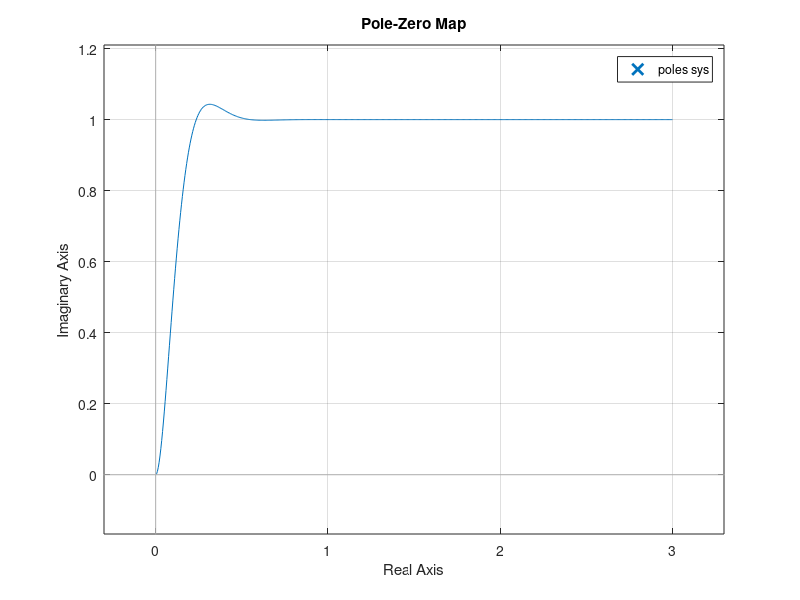

MATLAB code to generate this figure:
%% 计算牵引电机的 step 响应   
%% 调用 step() 时, 如果等号左边置空, 则绘制输出响应.
clear;
clc;

num = [5400];
den = [2, 2.5, 5402];
sys = tf(num, den);
t = [0 : 0.005 : 3];
% step(sys, t);   % 绘制输出响应
[y, t] = step(sys, t);
plot(t, y), grid;
xlabel('Time(s)');
ylabel('Wheel velocity(m/s)');

%% 磁盘驱动器示例    
num = [200];
den = [1, 20, 200];
sys = tf(num, den);
t = [0 : 0.005 : 3];
step(sys, t);   % 绘制输出响应

%% test    
num = [20]; 
den2 = [1];
den1 = [1, 10, 25];
den = conv(den1, den2);
sys = tf(num, den);
pzmap(sys)

